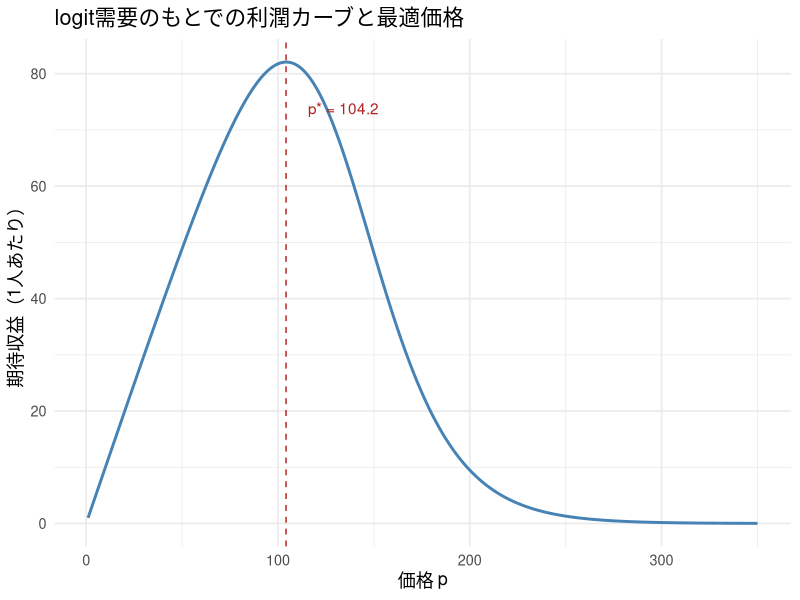
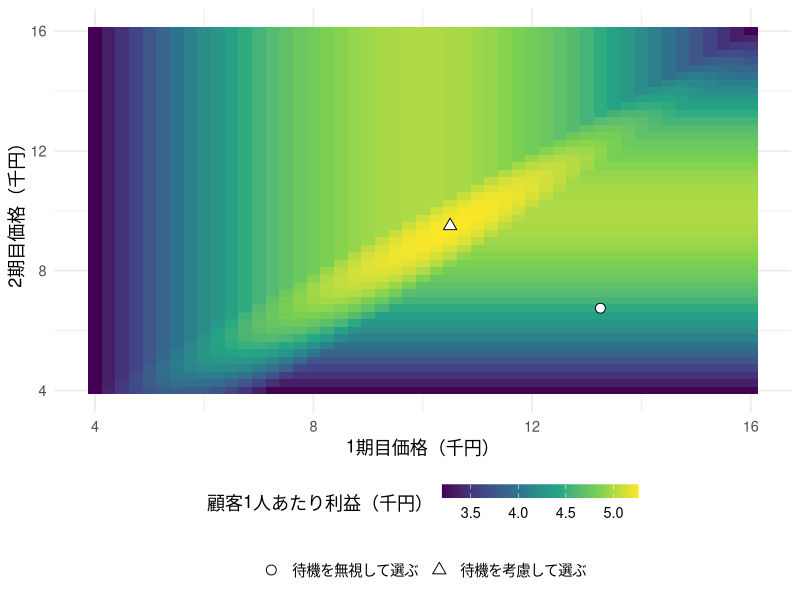
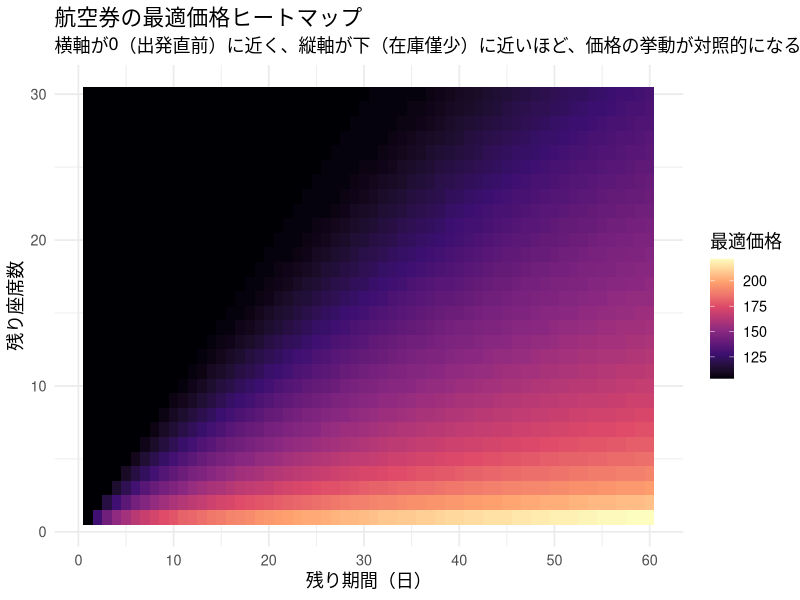
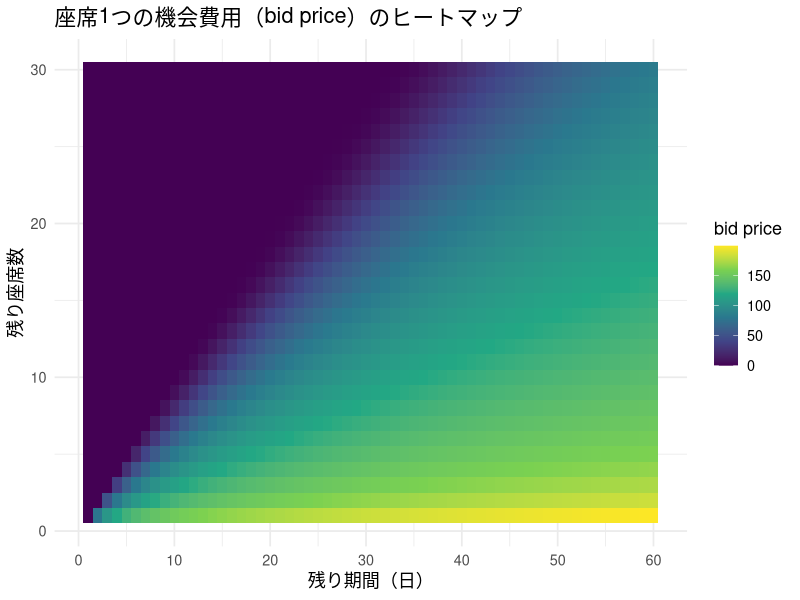
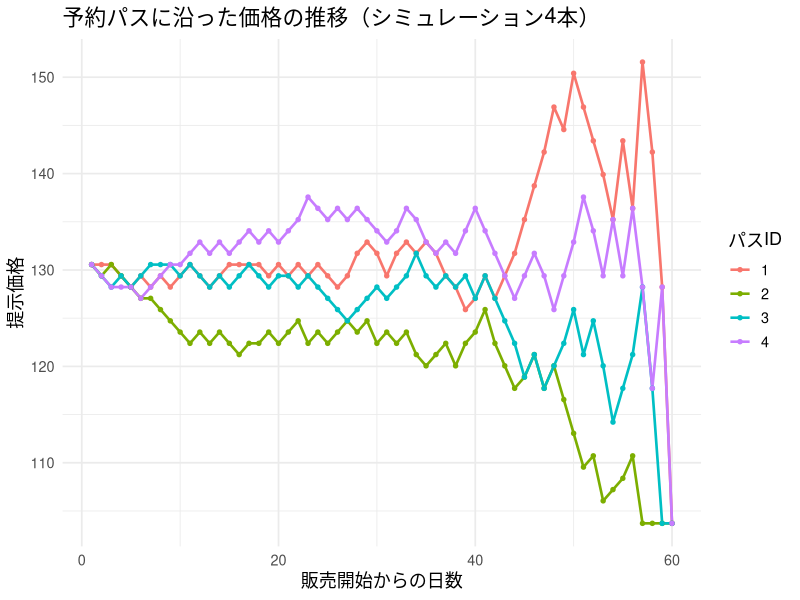
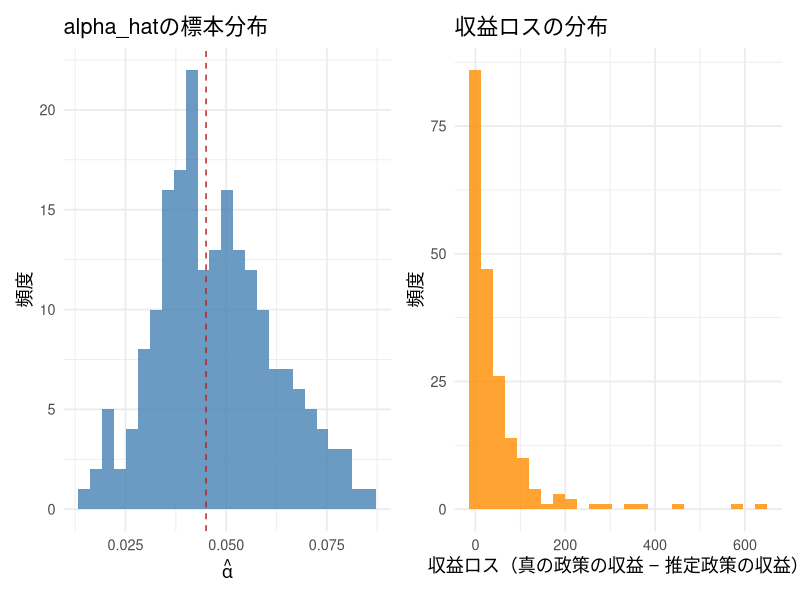

Source code (R) for these figures, in order:
## ---- chunk 1
#| include: false
library(ggplot2)
library(dplyr)
library(tidyr)
library(knitr)
library(patchwork)

set.seed(20265)

theme_lecture <- function() {
  fam <- if (Sys.info()[["sysname"]] == "Darwin") "Hiragino Sans" else ""
  theme_minimal(base_size = 13, base_family = fam)
}
theme_set(theme_lecture())
knitr::opts_chunk$set(fig.align = "center", dpi = 144)
options(scipen = 8)
## ---- chunk 2
#| label: lec13-static-profit
theta0 <- 6.0
alpha  <- 0.045

lambda_p <- function(p, theta0, alpha) {
  u <- theta0 - alpha * p
  1 / (1 + exp(-u))
}

p_grid <- seq(1, 350, length.out = 400)
profit_grid <- lambda_p(p_grid, theta0, alpha) * p_grid

static_df <- data.frame(price = p_grid, profit = profit_grid)
p_star_static <- p_grid[which.max(profit_grid)]

ggplot(static_df, aes(x = price, y = profit)) +
  geom_line(color = "steelblue", linewidth = 1) +
  geom_vline(xintercept = p_star_static, linetype = "dashed", color = "firebrick") +
  annotate("text", x = p_star_static + 30, y = max(profit_grid) * 0.9,
           label = paste0("p* = ", round(p_star_static, 1)), color = "firebrick") +
  labs(x = "価格 p", y = "期待収益（1人あたり）",
       title = "logit需要のもとでの利潤カーブと最適価格")
## ---- chunk 3
#| label: strategic-waiting-prices
values_wait <- (seq_len(5000) - 0.5) / 5000 * 20
beta_consumer <- 0.8
waiting_outcome <- function(p1, p2, forward = TRUE) {
  now <- values_wait - p1
  later <- beta_consumer * (values_wait - p2)
  buy_now <- if (forward) now >= pmax(0, later) else now >= 0
  buy_later <- !buy_now & values_wait >= p2
  c(share_now = mean(buy_now), share_later = mean(buy_later),
    profit = p1 * mean(buy_now) + p2 * mean(buy_later))
}
price_pairs <- expand.grid(p1 = seq(4, 16, by = 0.25),
                           p2 = seq(4, 16, by = 0.25))
price_pairs$profit_forward <- mapply(function(a, b) waiting_outcome(a, b)[3],
                                    price_pairs$p1, price_pairs$p2)
price_pairs$profit_myopic <- mapply(function(a, b) waiting_outcome(a, b, FALSE)[3],
                                   price_pairs$p1, price_pairs$p2)
wait_best <- price_pairs[which.max(price_pairs$profit_forward), ]
myopic_best <- price_pairs[which.max(price_pairs$profit_myopic), ]
price_rules <- data.frame(rule = c("同じ価格を維持", "待機を無視して選ぶ", "待機を考慮して選ぶ"),
                          p1 = c(10, myopic_best$p1, wait_best$p1),
                          p2 = c(10, myopic_best$p2, wait_best$p2))
wait_results <- t(mapply(waiting_outcome, price_rules$p1, price_rules$p2))
wait_table <- cbind(price_rules, wait_results)
kable(wait_table, digits = 3, row.names = FALSE,
      col.names = c("価格の選び方", "1期目価格", "2期目価格", "1期目購入率", "2期目購入率", "顧客1人あたり利益"),
      caption = "すべての価格案を、将来の価格を知っている同じ消費者に対して評価する（価格・利益：千円）")
## ---- chunk 4
#| label: fig-waiting-profit
#| fig-cap: "将来の値下げを待つ消費者に対する利益。候補価格は0.25千円刻み。"
ggplot(price_pairs, aes(p1, p2, fill = profit_forward)) +
  geom_tile() +
  geom_point(data = price_rules[-1, ], aes(p1, p2, shape = rule),
             inherit.aes = FALSE, size = 3, color = "black", fill = "white") +
  scale_shape_manual(values = c(21, 24)) +
  scale_fill_viridis_c(breaks = c(3.5, 4, 4.5, 5)) +
  labs(x = "1期目価格（千円）", y = "2期目価格（千円）", fill = "顧客1人あたり利益（千円）", shape = NULL) +
  guides(fill = guide_colorbar(barwidth = grid::unit(5, "cm"),
                             barheight = grid::unit(0.35, "cm"), order = 1),
         shape = guide_legend(nrow = 1, order = 2)) +
  theme(legend.position = "bottom", legend.box = "vertical")
## ---- chunk 5
#| label: lec13-dp-setup
# パラメータ設定：航空券1路線のイメージ
theta0      <- 6.0     # 価格ゼロでの基準効用
alpha       <- 0.045   # 価格係数（第2回以来の記法、alpha > 0）
lambda_bar  <- 0.95    # 1期あたりの客の到着確率
T_period    <- 60      # 販売期間（残り日数の最大値）
C_capacity  <- 30      # 座席数

p_grid <- seq(1, 350, length.out = 300)

purchase_prob <- function(p, theta0, alpha, lambda_bar) {
  u <- theta0 - alpha * p
  lambda_bar * (1 / (1 + exp(-u)))
}
## ---- chunk 6
#| label: lec13-dp-solve
solve_dp <- function(T_period, C_capacity, theta0, alpha, lambda_bar, p_grid) {
  # 行:t=0..T, 列:c=0..C。R索引はt+1, c+1にずれることに注意。
  V      <- matrix(0, nrow = T_period + 1, ncol = C_capacity + 1)
  pstar  <- matrix(NA_real_, nrow = T_period + 1, ncol = C_capacity + 1)
  lamstar <- matrix(0, nrow = T_period + 1, ncol = C_capacity + 1)

  lam_grid <- purchase_prob(p_grid, theta0, alpha, lambda_bar)  # 価格に依存、(t,c)に依らないので外で計算

  for (t in 1:T_period) {
    for (c in 1:C_capacity) {
      # Bellman方程式の右辺をそのまま評価（bid priceへの簡略化はしない）
      # V[t, c]     = V(t-1, c-1) （購入時：1期進み、在庫が1つ減る）
      # V[t, c + 1] = V(t-1, c)   （非購入時：1期進み、在庫は変わらない）
      obj <- lam_grid * (p_grid + V[t, c]) + (1 - lam_grid) * V[t, c + 1]
      best_idx <- which.max(obj)
      V[t + 1, c + 1]      <- obj[best_idx]
      pstar[t + 1, c + 1]  <- p_grid[best_idx]
      lamstar[t + 1, c + 1] <- lam_grid[best_idx]
    }
    V[t + 1, 1] <- 0  # 在庫ゼロ(c=0)なら収益なし
  }
  list(V = V, pstar = pstar, lamstar = lamstar)
}
## ---- chunk 7
#| label: lec13-dp-run
dp_result <- solve_dp(T_period, C_capacity, theta0, alpha, lambda_bar, p_grid)
V_mat      <- dp_result$V
pstar_mat  <- dp_result$pstar
lamstar_mat <- dp_result$lamstar

cat("期待総収益 V(T=60, C=30):", round(V_mat[T_period + 1, C_capacity + 1], 1), "\n")
cat("残り60日・満席時の最適価格:", round(pstar_mat[T_period + 1, C_capacity + 1], 1), "\n")
cat("残り60日・残り1席時の最適価格:", round(pstar_mat[T_period + 1, 2], 1), "\n")
cat("出発前日・満席時の最適価格:", round(pstar_mat[2, C_capacity + 1], 1), "\n")
## ---- chunk 8
#| label: lec13-heatmap-price
#| fig-cap: "最適価格 p*(t,c) のヒートマップ：残り期間×残り座席"
heat_df <- expand.grid(t = 1:T_period, c = 1:C_capacity) %>%
  rowwise() %>%
  mutate(price = pstar_mat[t + 1, c + 1]) %>%
  ungroup()

ggplot(heat_df, aes(x = t, y = c, fill = price)) +
  geom_tile() +
  scale_fill_viridis_c(name = "最適価格", option = "magma") +
  scale_x_continuous(breaks = seq(0, 60, 10)) +
  labs(x = "残り期間（日）", y = "残り座席数",
       title = "航空券の最適価格ヒートマップ",
       subtitle = "横軸が0（出発直前）に近く、縦軸が下（在庫僅少）に近いほど、価格の挙動が対照的になる")
## ---- chunk 9
#| label: lec13-bidprice
bid_price_df <- expand.grid(t = 1:T_period, c = 1:C_capacity) %>%
  rowwise() %>%
  mutate(bid_price = V_mat[t, c + 1] - V_mat[t, c]) %>%
  ungroup()

ggplot(bid_price_df, aes(x = t, y = c, fill = bid_price)) +
  geom_tile() +
  scale_fill_viridis_c(name = "bid price", option = "viridis") +
  scale_x_continuous(breaks = seq(0, 60, 10)) +
  labs(x = "残り期間（日）", y = "残り座席数",
       title = "座席1つの機会費用（bid price）のヒートマップ")
## ---- chunk 10
#| label: lec13-booking-paths
simulate_booking_path <- function(seed, T_period, C_capacity, pstar_mat, lamstar_mat) {
  set.seed(seed)
  c_remain <- C_capacity
  t_remain <- T_period
  path <- data.frame(day = integer(0), t_remain = integer(0), c_remain = integer(0), price = numeric(0))
  day <- 0
  while (t_remain >= 1 && c_remain >= 1) {
    day <- day + 1
    p   <- pstar_mat[t_remain + 1, c_remain + 1]
    lam <- lamstar_mat[t_remain + 1, c_remain + 1]
    path <- rbind(path, data.frame(day = day, t_remain = t_remain, c_remain = c_remain, price = p))
    bought <- runif(1) < lam
    if (bought) c_remain <- c_remain - 1
    t_remain <- t_remain - 1
  }
  path
}

paths_list <- lapply(1:4, function(i) {
  p <- simulate_booking_path(30000 + i, T_period, C_capacity, pstar_mat, lamstar_mat)
  p$path_id <- factor(i)
  p
})
paths_df <- bind_rows(paths_list)

ggplot(paths_df, aes(x = day, y = price, color = path_id)) +
  geom_line(linewidth = 0.9) +
  geom_point(size = 1.2) +
  labs(x = "販売開始からの日数", y = "提示価格",
       title = "予約パスに沿った価格の推移（シミュレーション4本）",
       color = "パスID")
## ---- chunk 11
#| label: lec13-fixed-price
evaluate_fixed_price <- function(p, T_period, C_capacity, theta0, alpha, lambda_bar) {
  lam <- purchase_prob(p, theta0, alpha, lambda_bar)  # スカラー
  W <- matrix(0, nrow = T_period + 1, ncol = C_capacity + 1)
  for (t in 1:T_period) {
    for (c in 1:C_capacity) {
      W[t + 1, c + 1] <- lam * (p + W[t, c]) + (1 - lam) * W[t, c + 1]
    }
    W[t + 1, 1] <- 0
  }
  W[T_period + 1, C_capacity + 1]
}

fixed_p_grid <- seq(1, 350, length.out = 150)
fixed_revenues <- sapply(fixed_p_grid, evaluate_fixed_price,
                          T_period = T_period, C_capacity = C_capacity,
                          theta0 = theta0, alpha = alpha, lambda_bar = lambda_bar)

best_fixed_idx <- which.max(fixed_revenues)
best_fixed_p   <- fixed_p_grid[best_fixed_idx]
best_fixed_rev <- fixed_revenues[best_fixed_idx]

dynamic_rev <- V_mat[T_period + 1, C_capacity + 1]
lift_pct <- 100 * (dynamic_rev - best_fixed_rev) / best_fixed_rev

comparison_df <- data.frame(
  方式 = c("最適固定価格", "動的価格（DP最適）"),
  価格の目安 = c(round(best_fixed_p, 1), "状態に応じて変動"),
  期待収益 = c(round(best_fixed_rev, 1), round(dynamic_rev, 1))
)
kable(comparison_df, caption = "固定価格 vs 動的価格の期待収益比較")
cat("\n動的価格による収益リフト:", round(lift_pct, 2), "%\n")
## ---- chunk 12
#| label: lec13-pipeline-mle
# ステップ0：価格実験データの生成（複数の価格水準をランダムに割り当てて需要を観測する）
price_menu <- c(90, 110, 130, 150, 170)

generate_booking_data <- function(seed, T_period, C_capacity, theta0, alpha, lambda_bar, price_menu) {
  set.seed(seed)
  c_remain <- C_capacity
  prices_obs   <- numeric(0)
  purchase_obs <- numeric(0)
  for (t in T_period:1) {
    if (c_remain == 0) break
    p <- sample(price_menu, 1)
    arrived <- runif(1) < lambda_bar
    if (arrived) {
      u <- theta0 - alpha * p
      prob_buy <- 1 / (1 + exp(-u))
      purchased <- as.numeric(runif(1) < prob_buy)
      prices_obs   <- c(prices_obs, p)
      purchase_obs <- c(purchase_obs, purchased)
      if (purchased == 1) c_remain <- c_remain - 1
    }
  }
  list(prices = prices_obs, purchase = purchase_obs)
}

booking_data <- generate_booking_data(20265, T_period, C_capacity, theta0, alpha, lambda_bar, price_menu)
cat("観測された到着客数：", length(booking_data$prices), "\n")
## ---- chunk 13
#| label: lec13-newton-mle
# ステップ1：ニュートン法による自作MLE（logitの対数尤度は大域的に凹なので、
# 解析的な勾配・ヘシアンを使うと安定して速く収束する）
sigmoid <- function(x) 1 / (1 + exp(-x))

fit_logit_newton <- function(prices, purchase, theta_init = c(0, 0.01), max_iter = 100, tol = 1e-10) {
  n <- length(prices)
  X <- cbind(1, -prices)  # u = X %*% c(const, alpha)
  theta <- theta_init
  for (it in 1:max_iter) {
    u     <- as.vector(X %*% theta)
    p_hat <- sigmoid(u)
    resid <- purchase - p_hat
    grad  <- as.vector(t(X) %*% resid)
    W     <- p_hat * (1 - p_hat)
    H     <- -t(X * W) %*% X
    step  <- solve(H, grad)
    theta_new <- theta - step
    if (max(abs(theta_new - theta)) < tol) {
      theta <- theta_new
      break
    }
    theta <- theta_new
  }
  list(theta = theta, n_iter = it)
}

mle_result <- fit_logit_newton(booking_data$prices, booking_data$purchase)
const_hat <- mle_result$theta[1]
alpha_hat <- mle_result$theta[2]

cat("真の (theta0, alpha):", theta0, alpha, "\n")
cat("推定 (theta0_hat, alpha_hat):", round(const_hat, 3), round(alpha_hat, 4), "\n")
cat("収束までの反復回数:", mle_result$n_iter, "\n")
## ---- chunk 14
#| label: lec13-pipeline-evaluate
# ステップ2：推定した(theta0_hat, alpha_hat)でDPを解いて価格政策を作る
dp_hat <- solve_dp(T_period, C_capacity, const_hat, alpha_hat, lambda_bar, p_grid)
pstar_hat <- dp_hat$pstar

# ステップ3：その政策を「真のモデル」の上で評価する
evaluate_policy_on_true_model <- function(pstar_policy, T_period, C_capacity, theta0, alpha, lambda_bar) {
  W <- matrix(0, nrow = T_period + 1, ncol = C_capacity + 1)
  for (t in 1:T_period) {
    for (c in 1:C_capacity) {
      p <- pstar_policy[t + 1, c + 1]
      lam_true <- purchase_prob(p, theta0, alpha, lambda_bar)
      W[t + 1, c + 1] <- lam_true * (p + W[t, c]) + (1 - lam_true) * W[t, c + 1]
    }
    W[t + 1, 1] <- 0
  }
  W[T_period + 1, C_capacity + 1]
}

revenue_true_policy <- V_mat[T_period + 1, C_capacity + 1]
revenue_hat_policy   <- evaluate_policy_on_true_model(pstar_hat, T_period, C_capacity, theta0, alpha, lambda_bar)
revenue_loss <- revenue_true_policy - revenue_hat_policy

cat("真の政策の期待収益:", round(revenue_true_policy, 1), "\n")
cat("推定需要パラメータで作った政策を真のモデルで評価した期待収益:", round(revenue_hat_policy, 1), "\n")
cat("収益ロス:", round(revenue_loss, 1), "（真の収益の", round(100*revenue_loss/revenue_true_policy, 2), "%）\n")
## ---- chunk 15
#| label: lec13-montecarlo-pipeline
n_mc <- 200
theta0_hat_vec   <- rep(NA_real_, n_mc)
alpha_hat_vec    <- rep(NA_real_, n_mc)
revenue_loss_vec <- rep(NA_real_, n_mc)

for (m in 1:n_mc) {
  bd <- generate_booking_data(10000 + m, T_period, C_capacity, theta0, alpha, lambda_bar, price_menu)
  if (length(bd$prices) < 5 || sd(bd$prices) < 1e-8) {
    next
  }
  fit_m <- fit_logit_newton(bd$prices, bd$purchase)
  a_hat_m <- fit_m$theta[2]
  c_hat_m <- fit_m$theta[1]
  theta0_hat_vec[m] <- c_hat_m
  alpha_hat_vec[m] <- a_hat_m
  if (!is.finite(c_hat_m) || !is.finite(a_hat_m) || a_hat_m <= 0 || a_hat_m > 1) {
    next
  }
  dp_m <- solve_dp(T_period, C_capacity, c_hat_m, a_hat_m, lambda_bar, p_grid)
  rev_m <- evaluate_policy_on_true_model(dp_m$pstar, T_period, C_capacity, theta0, alpha, lambda_bar)
  revenue_loss_vec[m] <- revenue_true_policy - rev_m
}

mc_df <- data.frame(theta0_hat = theta0_hat_vec,
                    alpha_hat = alpha_hat_vec,
                    revenue_loss = revenue_loss_vec) %>%
  filter(!is.na(revenue_loss))

cat("有効な反復数:", nrow(mc_df), "/", n_mc, "\n")
cat("theta0_hatの平均:", round(mean(mc_df$theta0_hat), 3), "（真値:", theta0, "）\n")
cat("theta0_hatの標準偏差:", round(sd(mc_df$theta0_hat), 3), "\n")
cat("alpha_hatの平均:", round(mean(mc_df$alpha_hat), 4), "（真値:", alpha, "）\n")
cat("alpha_hatの標準偏差:", round(sd(mc_df$alpha_hat), 4), "\n")
cat("収益ロスの平均:", round(mean(mc_df$revenue_loss), 1),
    "（真の収益の", round(100*mean(mc_df$revenue_loss)/revenue_true_policy, 2), "%）\n")
cat("収益ロスの中央値:", round(median(mc_df$revenue_loss), 1), "\n")
## ---- chunk 16
#| label: lec13-montecarlo-hist
#| fig-cap: "推定誤差から生まれる収益ロスの分布（モンテカルロ200回）"
p1 <- ggplot(mc_df, aes(x = alpha_hat)) +
  geom_histogram(bins = 25, fill = "steelblue", alpha = 0.8) +
  geom_vline(xintercept = alpha, linetype = "dashed", color = "firebrick") +
  labs(x = expression(hat(alpha)), y = "頻度", title = "alpha_hatの標本分布")

p2 <- ggplot(mc_df, aes(x = revenue_loss)) +
  geom_histogram(bins = 25, fill = "darkorange", alpha = 0.8) +
  labs(x = "収益ロス（真の政策の収益 − 推定政策の収益）", y = "頻度",
       title = "収益ロスの分布")

p1 + p2
## ---- chunk 17
#| label: lec13-feedback-loop
generate_price_panel <- function(seed, n_seasons, pricing,
                                 T_period, C_capacity, theta0, alpha,
                                 lambda_bar, pstar_policy, price_menu,
                                 rho_xi = 0.75, sigma_nu = 0.55,
                                 gamma_xi = 10) {
  set.seed(seed)
  out <- vector("list", n_seasons)
  for (s in 1:n_seasons) {
    c_remain <- C_capacity
    xi <- rnorm(1, 0, sigma_nu / sqrt(1 - rho_xi^2))
    rows <- vector("list", T_period)
    k <- 0
    for (t in T_period:1) {
      if (c_remain == 0) break
      xi <- rho_xi * xi + rnorm(1, 0, sigma_nu)
      base_price <- pstar_policy[t + 1, c_remain + 1]
      p <- if (pricing == "endogenous") {
        pmin(max(p_grid), pmax(min(p_grid), base_price + gamma_xi * xi))
      } else {
        sample(price_menu, 1)  # xiと独立にランダム割当
      }
      if (runif(1) < lambda_bar) {
        purchased <- as.numeric(runif(1) < sigmoid(theta0 + xi - alpha * p))
        k <- k + 1
        rows[[k]] <- data.frame(season = s, t = t, c = c_remain,
                                price = p, purchase = purchased, xi = xi)
        if (purchased == 1) c_remain <- c_remain - 1
      }
    }
    out[[s]] <- bind_rows(rows[seq_len(k)])
  }
  bind_rows(out)
}

obs_panel <- generate_price_panel(
  15015, 300, "endogenous", T_period, C_capacity, theta0, alpha,
  lambda_bar, pstar_mat, price_menu)
exp_panel <- generate_price_panel(
  15016, 300, "randomized", T_period, C_capacity, theta0, alpha,
  lambda_bar, pstar_mat, price_menu)

fit_obs <- fit_logit_newton(obs_panel$price, obs_panel$purchase)
fit_exp <- fit_logit_newton(exp_panel$price, exp_panel$purchase)
# xiを観測できたと仮定する診断用のoracle。価格係数の符号を反転してalphaに直す。
fit_exp_oracle <- glm(purchase ~ price + xi, family = binomial(), data = exp_panel)
alpha_exp_oracle <- -unname(coef(fit_exp_oracle)["price"])

endog_tbl <- data.frame(
  data = c("企業がxiを見て価格設定（分析者はxiを欠落）",
           "価格をxiと独立にランダム化（xiを欠落）",
           "ランダム化＋xiを含むoracle", "構造パラメータの真値"),
  alpha_hat = c(fit_obs$theta[2], fit_exp$theta[2], alpha_exp_oracle, alpha),
  cor_price_xi = c(cor(obs_panel$price, obs_panel$xi),
                   cor(exp_panel$price, exp_panel$xi),
                   cor(exp_panel$price, exp_panel$xi), 0)
)
kable(endog_tbl, digits = 4,
      caption = "価格支持の狭さではなく、価格と欠落需要ショックの相関が内生性を作る")
## ---- chunk 18
#| label: lec13-peakload
# 昼と夜、2期間の需要（線形、簡易的に）
q_day   <- function(p) pmax(100 - 2 * p, 0)
q_night <- function(p) pmax(40 - 2 * p, 0)

c_v <- 5   # 可変費用（発電1単位あたり）
c_K <- 20  # 容量費用（容量1単位を用意するコスト、固定費）
K_capacity <- 50

# ケースA: 容量費用を両期間で分担すると仮定した場合の価格
# （素朴な「平均費用」的発想、非効率の例として）
p_naive <- c_v + c_K / 2

# ケースB: Steinerのルール。容量を「使う」期（昼）だけが容量費用を負担する。
# 夜は可変費用のみ。昼は可変費用＋容量費用。
p_night_efficient <- c_v
p_day_efficient    <- c_v + c_K

peak_df <- data.frame(
  ルール = c("素朴な平均費用配分", "Steinerの効率的配分（昼）", "Steinerの効率的配分（夜）"),
  価格   = c(p_naive, p_day_efficient, p_night_efficient),
  需要量 = c(q_day(p_naive), q_day(p_day_efficient), q_night(p_night_efficient)),
  注記 = c("比較用：昼需要", paste0("K=", K_capacity, "に一致（容量制約がbinding）"),
           paste0("30<K=", K_capacity, "（slack）"))
)
kable(peak_df, digits = 1, caption = "peak-load pricing：ピークだけが容量の影価格を負担")
